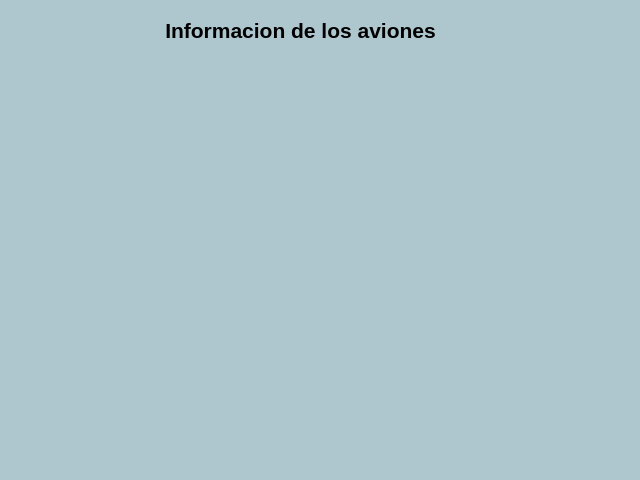
<?xml version="1.0" encoding="UTF-8"?>
<ui version="4.0">
 <class>Dialog</class>
 <widget class="QDialog" name="Dialog">
  <property name="geometry">
   <rect>
    <x>0</x>
    <y>0</y>
    <width>640</width>
    <height>480</height>
   </rect>
  </property>
  <property name="windowTitle">
   <string>Informacion de los aviones</string>
  </property>
  <property name="styleSheet">
   <string notr="true">background-color: rgb(174, 198, 206);</string>
  </property>
  <widget class="QLabel" name="label">
   <property name="geometry">
    <rect>
     <x>140</x>
     <y>10</y>
     <width>321</width>
     <height>41</height>
    </rect>
   </property>
   <property name="font">
    <font>
     <pointsize>16</pointsize>
     <bold>true</bold>
    </font>
   </property>
   <property name="cursor">
    <cursorShape>ArrowCursor</cursorShape>
   </property>
   <property name="frameShape">
    <enum>QFrame::NoFrame</enum>
   </property>
   <property name="frameShadow">
    <enum>QFrame::Plain</enum>
   </property>
   <property name="text">
    <string>Informacion de los aviones</string>
   </property>
   <property name="textFormat">
    <enum>Qt::AutoText</enum>
   </property>
   <property name="alignment">
    <set>Qt::AlignCenter</set>
   </property>
  </widget>
 </widget>
 <resources/>
 <connections/>
</ui>
